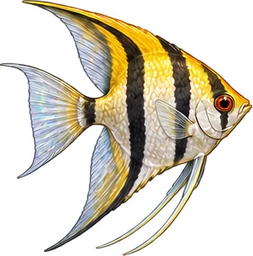
#> input picture app/assets/fish/angelfish.webp, 253 x 256 px; its folder holds only this picture in this run
$ python prepare_fish_sprites.py ../app/assets/fish/angelfish.webp
#> lines starting #> are read from the running program, lines starting #| are printed output that depends on the picture
#!/usr/bin/env python3
"""Slice the original 4×3 fish atlas into transparent WebP sprites.

Usage: python3 bin/prepare_fish_sprites.py path/to/atlas.png
The atlas is kept as the editable source under docs/design/.
"""
import sys
from pathlib import Path

from PIL import Image

ROOT = Path(__file__).resolve().parents[1]
SPECIES = ('tetra', 'goldfish', 'clownfish', 'tang', 'flounder', 'puffer',
           'lionfish', 'angelfish', 'tuna', 'swordfish', 'hammerhead', 'shark')


def main():
    source = Path(sys.argv[1])
    image = Image.open(source).convert('RGBA')
#> image is the input picture: PIL image 253x256 RGBA; mean R, G, B, A 100.9, 92.5, 71.7, 108.7
    image.save(ROOT / 'docs/design/潮汐鱼群-鱼种图集.png')
    width, height = image.size
#> width = 253; height = 256
    for index, species in enumerate(SPECIES):
        col, row = index % 4, index // 4
        sprite = image.crop((col * width // 4, row * height // 3,
                             (col + 1) * width // 4, (row + 1) * height // 3))
        # Ignore nearly transparent extraction noise when measuring the sprite bounds.
        bounds = sprite.getchannel('A').point(lambda alpha: 255 if alpha > 16 else 0).getbbox()
        sprite = sprite.crop(bounds)
        sprite.thumbnail((320, 256), Image.Resampling.LANCZOS)
        sprite.save(ROOT / f'app/assets/fish/{species}.webp', quality=88, method=6)
        print(species, sprite.size)
#> this loop made 12 passes
#> bounds on passes 1 to 12: (0, 0, 63, 85), (0, 4, 63, 85), (0, 22, 63, 85), (0, 53, 41, 85), (27, 0, 63, 85), (0, 0, 63, 85), (0, 0, 63, 85), (0, 0, 64, 85), (16, 0, 63, 82), (0, 0, 63, 86), (0, 0, 63, 86), (0, 0, 16, 29)
#> pass 1, in main, `sprite = image.crop((col * width // 4, row * height // 3, (col + 1) * ..`:
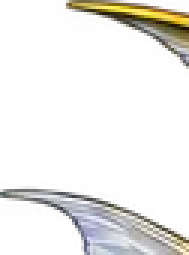
#> sprite: PIL image 63x85 RGBA (shown 3 times larger); mean R, G, B, A 71.8, 69, 60, 44.5; transparent parts drawn white
#> pass 2, in main, `sprite = image.crop((col * width // 4, row * height // 3, (col + 1) * ..`:
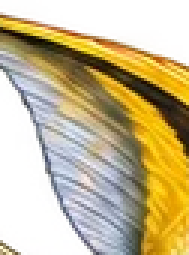
#> sprite: PIL image 63x85 RGBA (shown 3 times larger); mean R, G, B, A 167.9, 147.2, 102, 170.8; transparent parts drawn white
#> pass 2, in main, `sprite = sprite.crop(bounds)`:
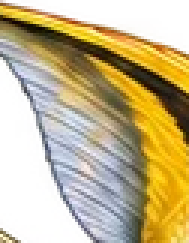
#> sprite: PIL image 63x81 RGBA (shown 3 times larger); mean R, G, B, A 172.9, 153.3, 106.4, 179.2; transparent parts drawn white
#> pass 3, in main, `sprite = image.crop((col * width // 4, row * height // 3, (col + 1) * ..`:
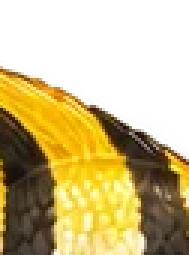
#> sprite: PIL image 63x85 RGBA (shown 3 times larger); mean R, G, B, A 110, 91.5, 36.6, 144.8; transparent parts drawn white
#> after the loop:
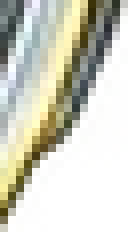
#> sprite: PIL image 16x29 RGBA (shown 8 times larger); mean R, G, B, A 149.3, 149.5, 105.9, 136.1; transparent parts drawn white


if __name__ == '__main__':
    main()

$ run again, on app/assets/fish/flounder.webp
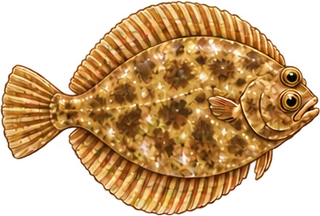
#> input picture app/assets/fish/flounder.webp, 320 x 216 px
#> in main, image is the input picture: PIL image 320x216 RGBA; mean R, G, B, A 125.4, 86.7, 44.6, 155.9
#> the loop in main, `for index, species in enumerate(SPECIES):` made 12 passes
#> bounds on passes 1 to 8: (11, 64, 80, 72), (0, 2, 80, 72), (0, 0, 80, 72), (0, 17, 61, 72), (0, 0, 80, 72), (0, 0, 80, 72), (0, 0, 80, 72), (0, 0, 80, 72)
#> pass 1, in main, `sprite = image.crop((col * width // 4, row * height // 3, (col + 1) * ..`:
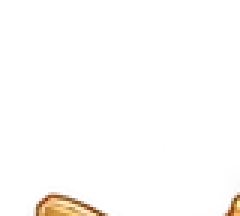
#> sprite: PIL image 80x72 RGBA (shown 3 times larger); mean R, G, B, A 21.8, 14.6, 12, 6; transparent parts drawn white
#> after the loop in main, `for index, species in enumerate(SPECIES):`:
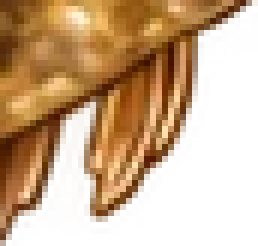
#> sprite: PIL image 43x41 RGBA (shown 6 times larger); mean R, G, B, A 133.3, 82.7, 42.7, 140; transparent parts drawn white

$ run again, on app/assets/fish/hammerhead.webp
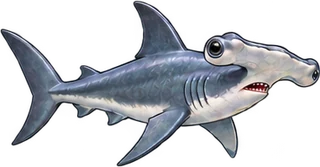
#> input picture app/assets/fish/hammerhead.webp, 320 x 167 px
#> in main, image is the input picture: PIL image 320x167 RGBA; mean R, G, B, A 57.7, 60.4, 66, 100
#> the loop in main, `for index, species in enumerate(SPECIES):` made 12 passes
#> bounds on passes 1 to 8: (0, 28, 44, 55), (53, 0, 80, 55), (0, 11, 80, 55), (0, 35, 57, 55), (14, 0, 80, 56), (0, 0, 80, 56), (0, 0, 80, 56), (0, 0, 80, 56)
#> pass 1, in main, `sprite = image.crop((col * width // 4, row * height // 3, (col + 1) * ..`:
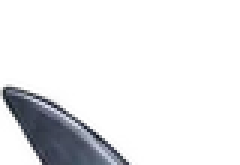
#> sprite: PIL image 80x55 RGBA (shown 3 times larger); mean R, G, B, A 14.9, 15.9, 18.4, 31.2; transparent parts drawn white
#> pass 2, in main, `sprite = sprite.crop(bounds)`:
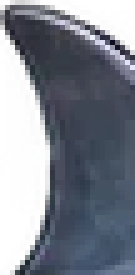
#> sprite: PIL image 27x55 RGBA (shown 5 times larger); mean R, G, B, A 58.8, 65.1, 77, 170.9; transparent parts drawn white
